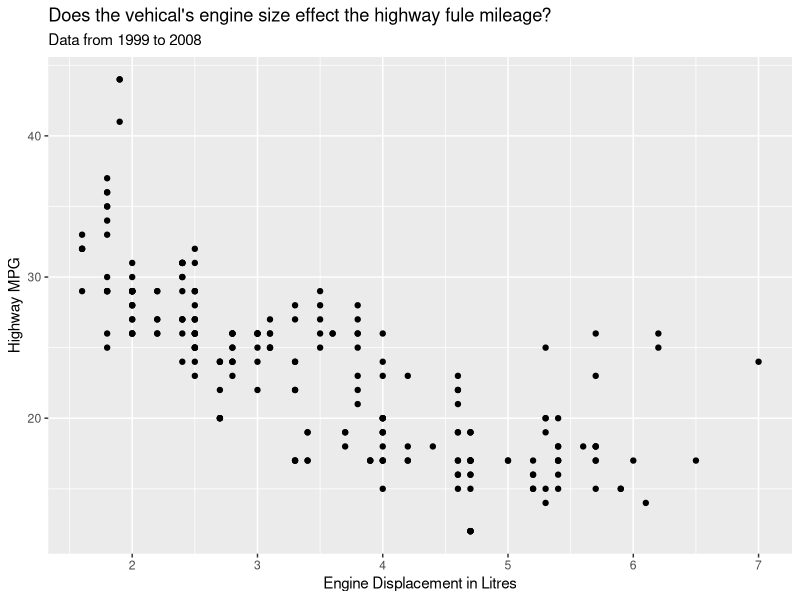

Here is the R script that generated this plot:
## ---- chunk 1
output = FALSE
library(tidyverse)
## ---- chunk 2
#| fig-cap: "Fuel mileage scatterplot"
ggplot(mpg,aes(x = displ, y = hwy)) +
  geom_point() +
  labs(
    title = "Does the vehical's engine size effect the highway fule mileage?",
    subtitle = "Data from 1999 to 2008",
    y = "Highway MPG",
    x = "Engine Displacement in Litres"
  )
